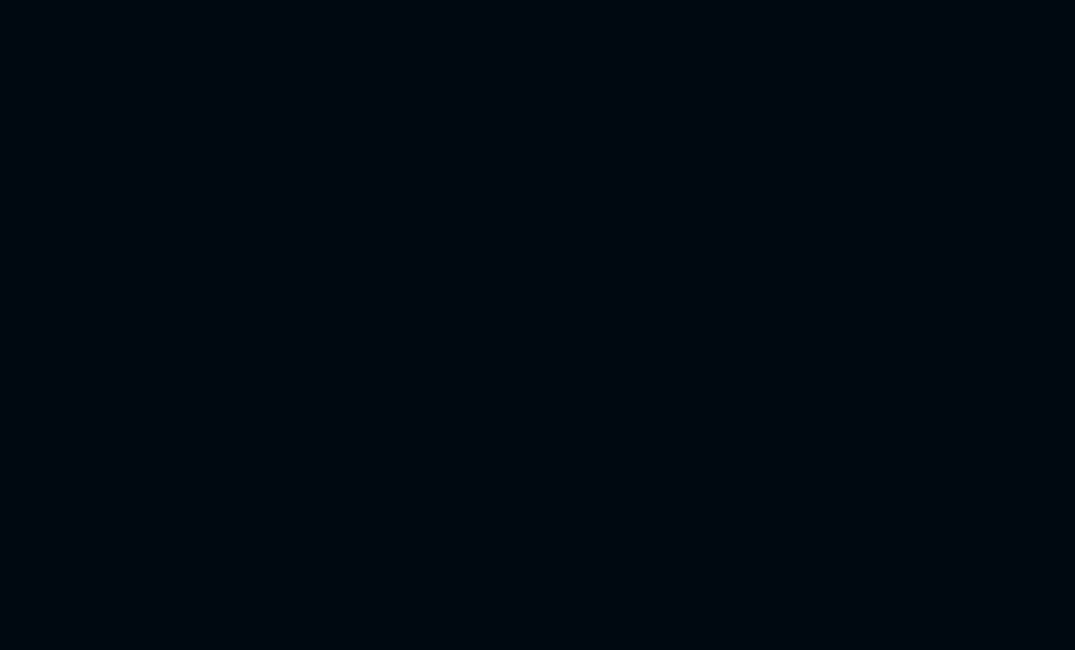
Frame 1 (no input)
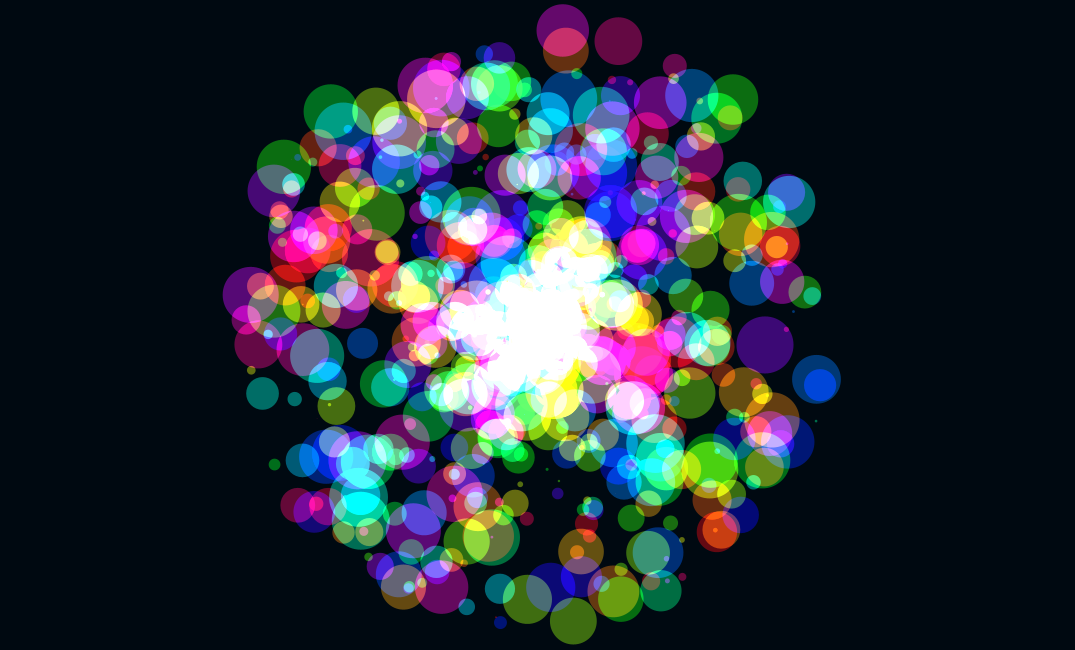
Frame 60 (the mouse pressed at the canvas centre just before this capture)
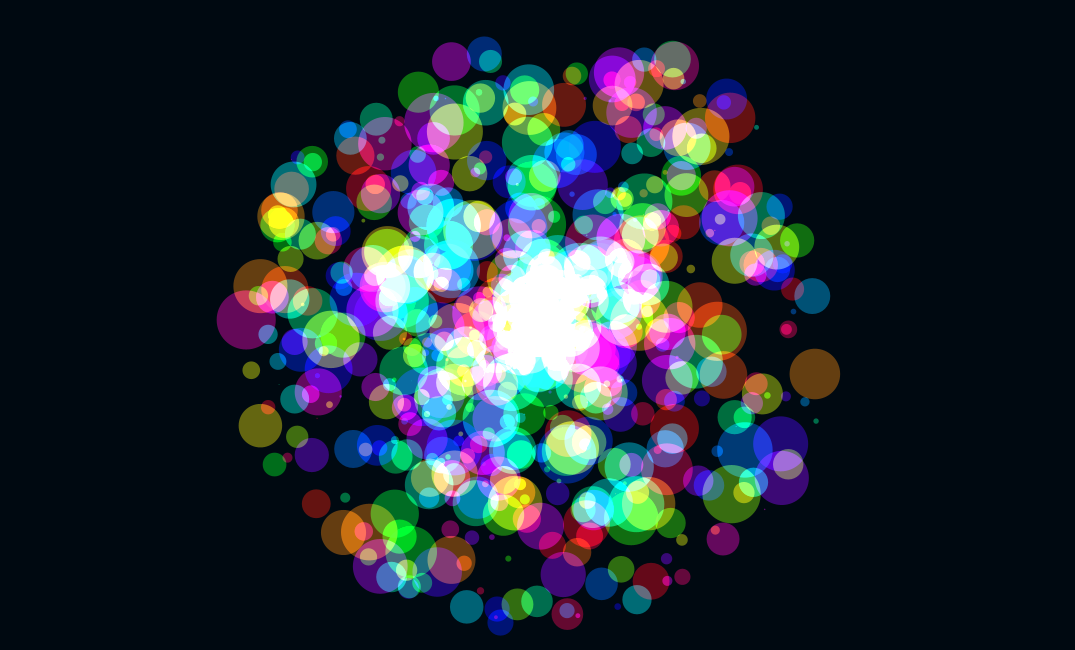
Frame 120 (the mouse held since frame 60 and released just before this capture)

The Processing sketch that drew these frames (run headless with seeded random() and noise(); from frame 60 on, the mouse is pressed at the canvas centre):

// Processing sketch: BubbleParticle
// ── BubbleParticle.pde
int num = 720;
Particle[] particle = new Particle[num];

void setup() {
  size(1075,650);
  background(0, 10, 20);
  colorMode(HSB, 360, 100, 100, 100);
  blendMode(ADD);
  noStroke();

  for (int i=0; i<particle.length; i++) {
    float r = random(300);
    float angle = radians((int)random(0, 359));
    particle[i] = new Bubble(width/2+cos(angle)*r, height/2+sin(angle)*r);
  }
}

void draw(){
  background(209,99,7); //RGB(0,10,20);
  
  for(Particle p : particle) p.draw();
}

class Particle {
  PVector pos;
  float min = 5;
  float max = 60;
  int col;
  
  void draw(){}
}

class Bubble extends Particle {
  
  float size, speed;

  Bubble(float x, float y) {
    pos = new PVector(x, y);
    col = color(random(360), 99, 99, 40);
    speed = random(1);
  }

  void draw() {
    fill(col);
    ellipse(pos.x, pos.y, size, size);

    size+=speed;
    if (size>max) {
      float r = random(300);
      float angle = radians((int)random(0, 359));
      this.pos = new PVector(width/2+cos(angle)*r, height/2+sin(angle)*r);
      size=0;
    }
  }
}
